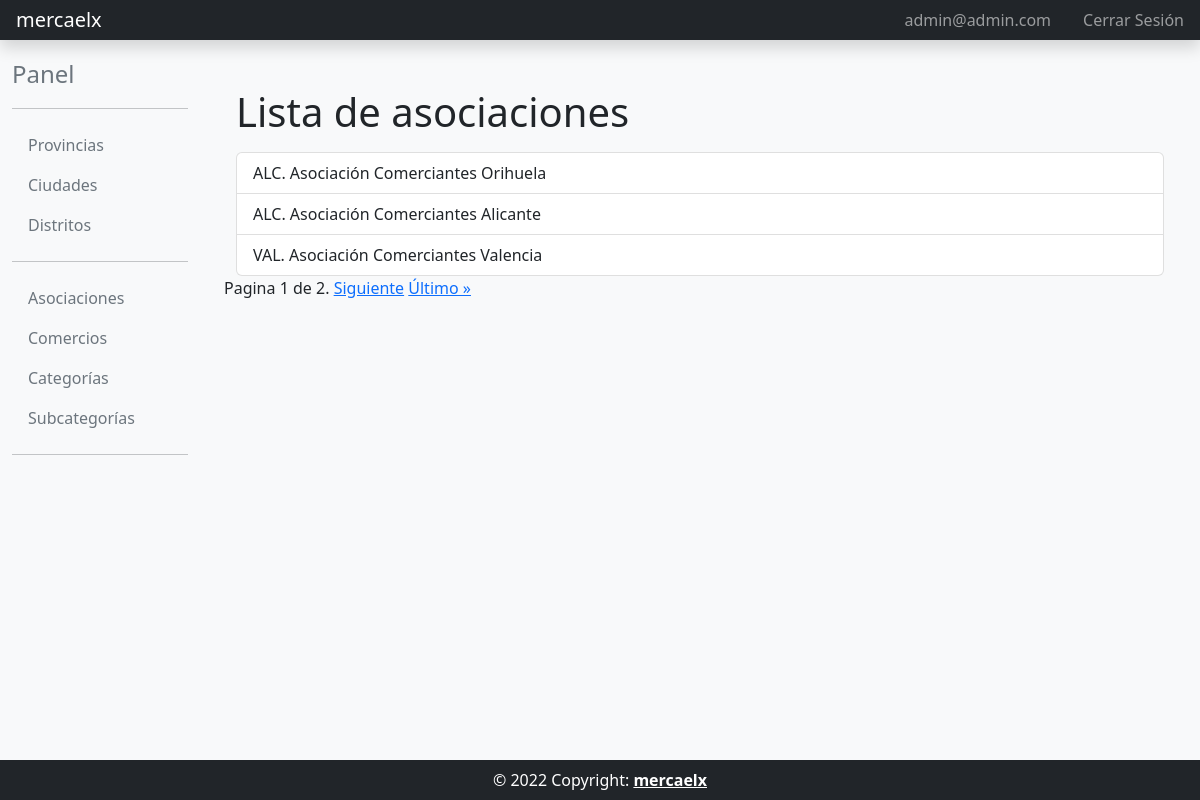
The page /asociacion_list/ (signed in) on the database its author committed.
### directorio_comercios/models.py (models this page shows)
class Asociacion(models.Model):
    nombre = models.CharField(max_length=256, unique=True)
    direccion = models.TextField(blank=True, null=True)
    ciudad = models.ForeignKey('core.Ciudad', on_delete=models.PROTECT)
    correo_electronico = models.EmailField(blank=True, null=True)
    telefono = models.CharField(max_length=15,blank=True,null=True,
    )
    def __str__(self):
        return f"{self.ciudad.provincia.codigo}. {self.nombre}"
    class Meta:
        unique_together = ('ciudad', 'nombre')
        verbose_name = 'Asociación'
        verbose_name_plural = 'Asociaciones'
        ordering = ['ciudad__codigo', 'nombre']

### core/models.py (models this page shows, shortened)
class Ciudad(models.Model):
    codigo = models.CharField(max_length=10, unique=True)
    nombre = models.CharField(max_length=256, unique=True)
    provincia = models.ForeignKey(Provincia, on_delete=models.PROTECT)
    class Meta:
        verbose_name = 'Ciudad'
        verbose_name_plural = 'Ciudades'
        ordering = ['nombre']

class Provincia(models.Model):
    codigo = models.CharField(max_length=10, unique=True)
    nombre = models.CharField(max_length=255, unique=True)
    class Meta:
        verbose_name = 'Provincia' # Nombre en singular
        verbose_name_plural = 'Provincias' # Nombre en plural
        ordering = ['nombre'] # Ordenar por nombre

### directorio_comercios/views.py (the view)
# urls.py: path('asociacion_list/', comercios_views.AsociacionListView.as_view(), name='asociacion_list'),
class AsociacionListView(LoginRequiredMixin, OrderedListMixin, ListView):
    model = Asociacion
    template_name = 'directorio_comercios/asociacion_list.html'
    paginate_by = 3

### common/mixins.py (called while the page is built)
    def get_queryset(self):
        queryset = super().get_queryset()
        ordering = self.request.GET.get('ordering', 'asc')
        if ordering == 'desc':
            return queryset.order_by('-id')
        return queryset.order_by('id')

    @method_decorator(login_required)
    def dispatch(self, *args, **kwargs):
        return super().dispatch(*args, **kwargs)

### templates/directorio_comercios/asociacion_list.html
{% extends "common/base_intranet.html" %}
{% block main_content %}
<div class="container">
    <h1>Lista de asociaciones</h1>
    <ul class="list-group mt-3">
    {% for asociacion in object_list %}
        <a href="{% url 'asociacion_detail' pk=asociacion.id %}" class="list-group-item list-group-item-action">{{ asociacion }}</a>
    {% empty %}
        <p>No existen asociaciones.</p>
    {% endfor %}
    </ul>
</div>
{% include 'common/pagination.html' %}
{% endblock main_content %}

### templates/common/header_website.html (shortened to what this page needs)
<header class="navbar navbar-dark sticky-top bg-dark flex-md-nowrap p-0 shadow">
  <a class="navbar-brand col-md-3 col-lg-2 px-3 ml-5" href="{% url 'home' %}">mercaelx</a>
  <div class="navbar-nav">
    {% if user.is_authenticated %}
      <div class="d-flex">
        <a class="nav-link px-3" href="{% url 'account_email' %}">
          {{ user.email }}
        </a>
        <a class="nav-link px-3" href="{% url 'account_logout' %}">Cerrar Sesión</a>
      </div>
    {% else %}
      <div class="d-flex">
        <a class="nav-link px-3" href="{% url 'account_login' %}">Iniciar Sesión</a>
        <a class="nav-link px-3" href="{% url 'account_signup' %}">Registrarse</a>
      </div>
    {% endif %}
  </div>
</header>

### rows shown on the page
Asociacion: ciudad+nombre "ALC. Asociación Comerciantes Orihuela"
Asociacion: ciudad+nombre "ALC. Asociación Comerciantes Alicante"
Asociacion: ciudad+nombre "VAL. Asociación Comerciantes Valencia"

### other values the page prints
{{ user.email }} "admin@admin.com"
{{ page_obj.number }} "1"
{{ page_obj.paginator.num_pages }} "2"
